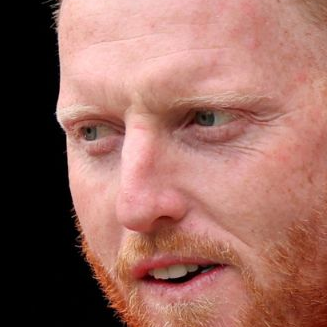
#> input picture dataset/cropped/ben_stokes/ben_stokes58.png, 327 x 327 px
$ jupyter execute --allow-errors 'Cricket player classifier.ipynb'   (shell and % lines are left out)
#> lines starting #> are read from the running program, lines starting #| are printed output that depends on the picture
[cell 1]
import numpy as np
import matplotlib.pyplot as plt
import tensorflow as tf

[cell 2]
import os
import cv2

[cell 3]
img = os.path.join('dataset','sachin_tendulkar','1188471-ftnghlqwyaef3ss.jpg')

[cell 4]
image = cv2.imread(img)
#> (the rest of this cell did not finish here and is left out)

#> (a cell that did not finish here is left out)

#> (a cell that did not finish here is left out)

[cell 7]
face_url = os.path.join('haarcascade','haarcascade_frontalface_default.xml')
eye_url = os.path.join('haarcascade','haarcascade_eye.xml')

face_cascade = cv2.CascadeClassifier(face_url)
eye_cascade = cv2.CascadeClassifier(eye_url)

#> (the rest of this cell did not finish here and is left out)

#> (a cell that did not finish here is left out)

#> (a cell that did not finish here is left out)

#> (a cell that did not finish here is left out)

#> (a cell that did not finish here is left out)

[cell 12]
def cropped_image_2_eyes(image_path):
    img = cv2.imread(image_path)
    gray = cv2.cvtColor(img,cv2.COLOR_BGR2GRAY)
    faces = face_cascade.detectMultiScale(gray,1.1,4)
    for (x,y,w,h) in faces:
        roi_gray = gray[y:y+h,x:x+w]
        roi_color = img[y:y+h,x:x+w]
        eyes = eye_cascade.detectMultiScale(roi_gray)
        if len(eyes)>=2:
            return roi_color

#> (a cell that did not finish here is left out)

[cell 14]
path_data = './dataset/'
path_to_cr_data = './dataset/cropped/'

[cell 15]
import os
img_dirs = []
for entry in os.scandir(path_data):
    if entry.is_dir():
        img_dirs.append(entry.path)

[cell 16]
img_dirs

[cell 17]
import shutil
if os.path.exists(path_to_cr_data):
    shutil.rmtree(path_to_cr_data)
os.mkdir(path_to_cr_data)

[cell 18]
pic = cropped_image_2_eyes('./dataset/cropped/ben_stokes/ben_stokes58.png')
#> in cropped_image_2_eyes, img is the input picture: shape (327, 327, 3); mean B, G, R 94.8, 104.2, 151.8
#> in cropped_image_2_eyes (call 2), `gray = cv2.cvtColor(img,cv2.COLOR_BGR2GRAY)`:
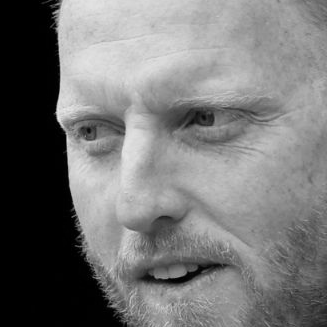
#> gray: shape (327, 327); min 0, max 233, mean 117.4
#> in cropped_image_2_eyes (call 2), `faces = face_cascade.detectMultiScale(gray,1.1,4)`: faces = [[15, 26, 270, 270]]
#> the loop in cropped_image_2_eyes, `for (x,y,w,h) in faces:` made 1 pass
#> (x, y, w, h, eyes) on pass 1: (15, 26, 270, 270, [[51, 80, 53, 53], [144, 60, 75, 75]])
#> pass 1, in cropped_image_2_eyes (call 2), `roi_color = img[y:y+h,x:x+w]`:
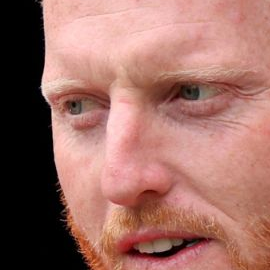
#> roi_color: shape (270, 270, 3); mean B, G, R 101.8, 110.4, 158.2
if pic is not None:
    plt.imshow(pic)

[cell 19]
extensions = ['.jpg','.png','.jpeg','.webp']

[cell 20]
import pathlib

cropped_image_dirs = []
celebrity_file_names_dict = {}

for img_dir in img_dirs:
    count = 1
    celebrity_name = img_dir.split('/')[-1]
    celebrity_file_names_dict[celebrity_name] = []
    for entry in os.scandir(img_dir):
        if not os.path.isdir(entry.path) and pathlib.Path(entry.path).suffix in extensions :
            roi_color = cropped_image_2_eyes(entry.path)
#> call 3 of cropped_image_2_eyes, with image_path = './dataset/ben_stokes/Ben-Stokes-AFP.png'
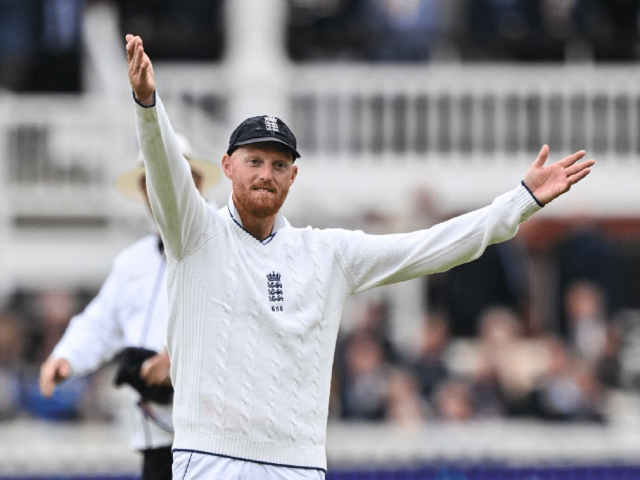
#> input picture dataset/ben_stokes/Ben-Stokes-AFP.png, 1280 x 960 px (shown at 1/2 size)
#> in cropped_image_2_eyes, img is the input picture: shape (960, 1280, 3); mean B, G, R 147.8, 143.9, 146.3
#> in cropped_image_2_eyes (call 3), `gray = cv2.cvtColor(img,cv2.COLOR_BGR2GRAY)`:
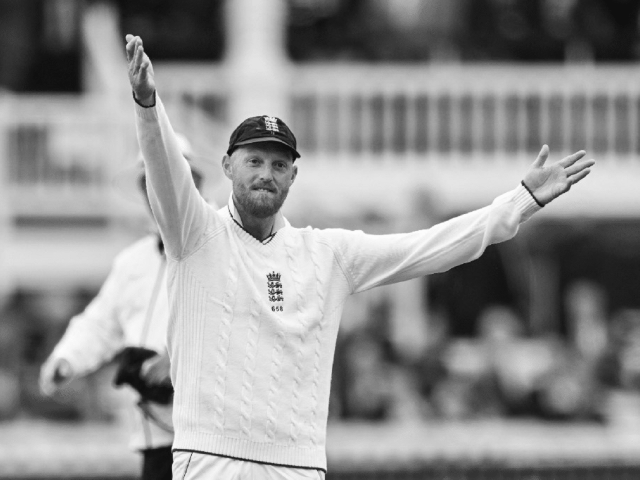
#> gray: shape (960, 1280) (shown at 1/2 size); min 15, max 252, mean 145.1
#> in cropped_image_2_eyes (call 3), `faces = face_cascade.detectMultiScale(gray,1.1,4)`: faces = [[459, 274, 141, 141], [159, 65, 364, 364]]
#> the loop in cropped_image_2_eyes, `for (x,y,w,h) in faces:` made 1 pass
#> (x, y, w, h, eyes) on pass 1: (459, 274, 141, 141, [[29, 28, 41, 41], [82, 38, 36, 36]])
#> pass 1, in cropped_image_2_eyes (call 3), `roi_gray = gray[y:y+h,x:x+w]`:
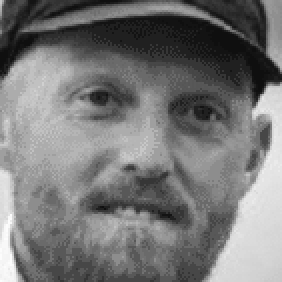
#> roi_gray: shape (141, 141) (shown 2 times larger); min 15, max 252, mean 118.7
#> pass 1, in cropped_image_2_eyes (call 3), `roi_color = img[y:y+h,x:x+w]`:
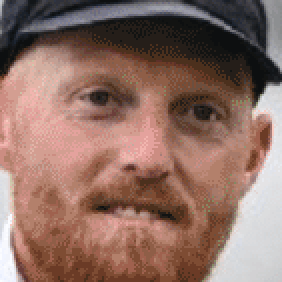
#> roi_color: shape (141, 141, 3) (shown 2 times larger); mean B, G, R 99.7, 110.2, 142.3
            if roi_color is not None:
                cropped_folder = path_to_cr_data + celebrity_name
                if not os.path.exists(cropped_folder):
                    os.makedirs(cropped_folder)
                    cropped_image_dirs.append(cropped_folder)
                    print("Generating cropped images in folder: ",cropped_folder)
                cropped_file_name = celebrity_name + str(count) + ".png"
                cropped_file_path = cropped_folder + "/" + cropped_file_name
                cv2.imwrite(cropped_file_path, roi_color)
                celebrity_file_names_dict[celebrity_name].append(cropped_file_path)
                count += 1

[cell 21]
import numpy as np
import pywt
import cv2

def w2d(img, mode='haar', level=1):
    imArray = img
    imArray = cv2.cvtColor( imArray,cv2.COLOR_RGB2GRAY )
    #convert to float
    imArray =  np.float32(imArray)
    imArray /= 255
    coeffs=pywt.wavedec2(imArray, mode, level=level)

    coeffs_H=list(coeffs)
    coeffs_H[0] *= 0;


    imArray_H=pywt.waverec2(coeffs_H, mode);
    imArray_H *= 255;
    imArray_H =  np.uint8(imArray_H)

    return imArray_H

[cell 22]
harr_img = w2d(pic,'db1',5)
#> in w2d, `coeffs=pywt.wavedec2(imArray, mode, level=level)`: coeffs = 6 items
plt.imshow(harr_img,cmap='gray')

[cell 23]
del celebrity_file_names_dict['cropped']

[cell 24]
celebrity_file_names_dict.keys()

[cell 25]
class_dict = {}
count = 0
for celeb_cls in celebrity_file_names_dict.keys():
    class_dict[celeb_cls] = count
    count+=1

[cell 26]
class_dict

[cell 27]
X=[]
y=[]

for celeb_name,files in celebrity_file_names_dict.items():
    for file in files:
        img = cv2.imread(file)
        if img is not None:
            scaled_img = cv2.resize(img,(32,32))
            harr = w2d(img,'db1',5)
#> call 2 of w2d, with mode = 'db1', level = 5
#> in w2d (call 2), `imArray_H=pywt.waverec2(coeffs_H, mode);`:
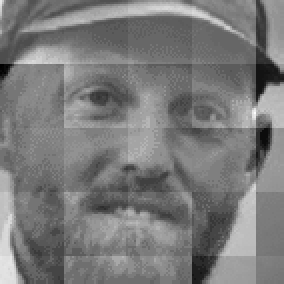
#> imArray_H: shape (142, 142) float32 (shown 2 times larger); min -0.589, max 0.633, mean -0.00113; drawn with min black and max white
#> in w2d (call 2), `imArray_H =  np.uint8(imArray_H)`:
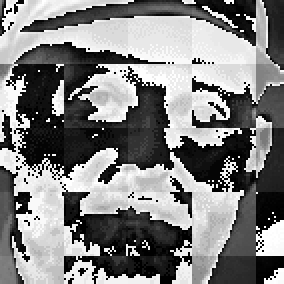
#> imArray_H: shape (142, 142) (shown 2 times larger); min 0, max 255, mean 128.6
            scaled_harr = cv2.resize(harr,(32,32))
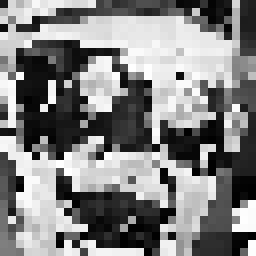
#> scaled_harr: shape (32, 32) (shown 8 times larger); min 0, max 255, mean 129.2
            stacked = np.vstack((scaled_img.reshape(32*32*3,1),scaled_harr.reshape(32*32*1,1)))
#> stacked = 4096 values, max 255 at index 2976, min 0 at index 3607, mean 120.1
            X.append(stacked)
            y.append(class_dict[celeb_name])

[cell 28]
X = np.array(X).reshape(len(X),4096).astype(float)

[cell 29]
import pandas as pd
df = pd.DataFrame(X)
#> df = table of 1 rows and 4096 columns
df_y = pd.Series(y)

[cell 30]
df['target']=df_y.values

[cell 31]
df.to_csv('dataset.csv')

[cell 32]
import matplotlib.pyplot as plt
import numpy as np
import pandas as pd
import cv2

[cell 33]
data = pd.read_csv('./dataset.csv')

[cell 34]
img = data.iloc[0]
img

[cell 35]
img.shape

[cell 36]
img_np = img.to_numpy()

[cell 37]
img_new = img_np[1:4097]

img_new.shape

[cell 38]
img_org = img_new[0:32*32*3]

[cell 39]
img_org.shape

[cell 40]
img_harr = img_new[32*32*3:]

[cell 41]
img_harr.shape

[cell 42]
plt.imshow(img_harr.reshape(32,32),cmap='gray')
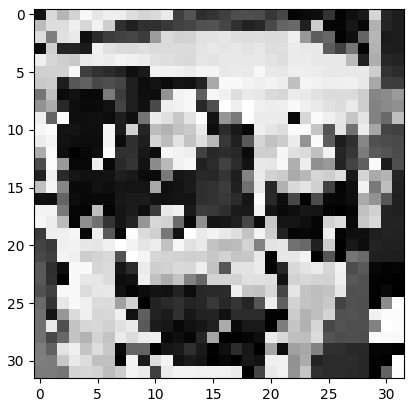
#> figure drawn by matplotlib, 1 panel
